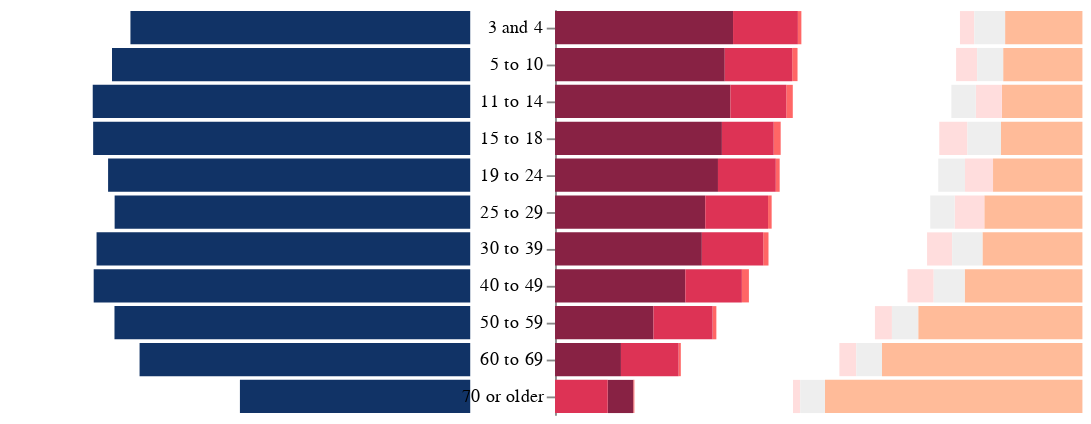

Write notebook code for a chart like this one.
### Markdown cell above
## age bars

### Code cell
base = alt.Chart(age_df).add_selection(
    select_year
).transform_filter(
    select_year
).properties(
    width=250, 
)

left2 = base.transform_filter(
    alt.datum.type=="access"
).encode(
    x=alt.X("value:Q",
            title=None,
            axis=None,
            scale=alt.Scale(domain=[0,100]),
            sort=alt.SortOrder("descending")),
    y=alt.Y("age:N", 
            title=None, 
            axis=None,
            sort=alt.EncodingSortField(field="order", order='ascending')),
    opacity=OpacityCondition2,
    color=alt.value("#136"),
    tooltip=tooltip_left,
).mark_bar().properties(
#     title="% having access to Internet at home"
).add_selection(
    select_bar2
)

middle2 = base.encode(
    y=alt.Y("age:N", 
            sort=alt.EncodingSortField(field="order", order='ascending'),
            axis=None),
    text=alt.Text("age:N")
).mark_text().properties(width=20)


right2_a = base.encode(
    x=alt.X("value:Q",
            scale=alt.Scale(domain=[0,60]),
            title=None,
            axis=None,
           ),
    y=alt.Y("age:N",
            title=None,
#             axis=None,
            sort=alt.EncodingSortField(field="order", order='ascending')),
    color=ColorCondition1,
    order=alt.Order("value", sort="descending"),
    opacity=OpacityCondition2,
    tooltip=tooltip_right,
).transform_filter(
    (alt.datum.type=="reasons") & (alt.datum.reason_type == 1)
# ).transform_filter(
#     select_reason
).mark_bar().properties(
#     title="% reasons for not going online at home",
    width=120
).add_selection(
    select_bar1
).add_selection(
    select_reason
)

right2_b = base.encode(
    x=alt.X("value:Q",
            scale=alt.Scale(domain=[0,60]),
            title=None,
            axis=None,
            sort=alt.SortOrder("descending")
           ),
    y=alt.Y("age:N",
            title=None,
            axis=None,
            sort=alt.EncodingSortField(field="order", order='ascending')),
    color=ColorCondition2,
    order=alt.Order("value", sort="descending"),
    opacity=OpacityCondition2,
    tooltip=tooltip_right,
).transform_filter(
    (alt.datum.type=="reasons") & (alt.datum.reason_type == 0)
# ).transform_filter(
#     select_reason
).mark_bar().properties(
#     title="% reasons for not going online at home",
    width=120
).add_selection(
    select_bar1
).add_selection(
    select_reason
)

alt.concat(
    left2, right2_a, right2_b, spacing=-5
).configure_axis(
    grid=False
).configure_view(
    strokeOpacity=0
)

### Figure 1 — Vega-Lite specification as saved in the notebook (floating-point values rounded to 4 significant figures; data arrays with more than 128 entries replaced by an {"elided": "..."} marker saying what was removed)
{"config": {"view": {"continuousWidth": 400, "continuousHeight": 300, "strokeOpacity": 0}, "axis": {"grid": false}}, "concat": [{"mark": "bar", "encoding": {"color": {"value": "#136"}, "opacity": {"condition": {"value": 1.0, "selection": "selector002"}, "value": 0.8}, "tooltip": [{"type": "quantitative", "field": "value", "title": "percent"}], "x": {"type": "quantitative", "axis": null, "field": "value", "scale": {"domain": [0, 100]}, "sort": "descending", "title": null}, "y": {"type": "nominal", "axis": null, "field": "age", "sort": {"field": "order", "order": "ascending"}, "title": null}}, "selection": {"select": {"type": "single", "fields": ["year"], "bind": {"input": "radio", "options": ["2010", "2015", "2017"], "name": "year: "}, "init": {"year": "2010"}}, "selector002": {"type": "single", "on": "mouseover", "fields": ["age"], "clear": "click"}}, "transform": [{"filter": {"selection": "select"}}, {"filter": "(datum.type === 'access')"}], "width": 250}, {"mark": "bar", "encoding": {"color": {"condition": {"type": "nominal", "field": "label", "legend": null, "scale": {"domain": ["Don’t need it (not interested)", "Can use it somewhere else", "Privacy or security concerns", "Too expensive", "No computer or computer inadequate", "Not available in area", "Other reasons"], "range": ["#fb9", "#fdd", "#eec", "#824", "#d35", "#f66", "#eee"]}, "sort": {"field": "value", "order": "ascending"}, "title": "reasons", "selection": "selector004"}, "value": "lightgrey"}, "opacity": {"condition": {"value": 1.0, "selection": "selector002"}, "value": 0.8}, "order": {"type": "quantitative", "field": "value", "sort": "descending"}, "tooltip": [{"type": "nominal", "field": "label", "title": "reason"}, {"type": "quantitative", "field": "value", "title": "percent"}], "x": {"type": "quantitative", "axis": null, "field": "value", "scale": {"domain": [0, 60]}, "title": null}, "y": {"type": "nominal", "field": "age", "sort": {"field": "order", "order": "ascending"}, "title": null}}, "selection": {"select": {"type": "single", "fields": ["year"], "bind": {"input": "radio", "options": ["2010", "2015", "2017"], "name": "year: "}, "init": {"year": "2010"}}, "selector001": {"type": "single", "on": "mouseover", "fields": ["income"], "clear": "click"}, "selector004": {"type": "single", "fields": ["label"], "bind": "legend"}}, "transform": [{"filter": {"selection": "select"}}, {"filter": "((datum.type === 'reasons') && (datum.reason_type === 1))"}], "width": 120}, {"mark": "bar", "encoding": {"color": {"condition": {"type": "nominal", "field": "label", "scale": {"domain": ["Don’t need it (not interested)", "Can use it somewhere else", "Privacy or security concerns", "Too expensive", "No computer or computer inadequate", "Not available in area", "Other reasons"], "range": ["#fb9", "#fdd", "#eec", "#824", "#d35", "#f66", "#eee"]}, "sort": {"field": "value", "order": "ascending"}, "title": "reasons", "selection": "selector004"}, "value": "lightgrey"}, "opacity": {"condition": {"value": 1.0, "selection": "selector002"}, "value": 0.8}, "order": {"type": "quantitative", "field": "value", "sort": "descending"}, "tooltip": [{"type": "nominal", "field": "label", "title": "reason"}, {"type": "quantitative", "field": "value", "title": "percent"}], "x": {"type": "quantitative", "axis": null, "field": "value", "scale": {"domain": [0, 60]}, "sort": "descending", "title": null}, "y": {"type": "nominal", "axis": null, "field": "age", "sort": {"field": "order", "order": "ascending"}, "title": null}}, "selection": {"select": {"type": "single", "fields": ["year"], "bind": {"input": "radio", "options": ["2010", "2015", "2017"], "name": "year: "}, "init": {"year": "2010"}}, "selector001": {"type": "single", "on": "mouseover", "fields": ["income"], "clear": "click"}, "selector004": {"type": "single", "fields": ["label"], "bind": "legend"}}, "transform": [{"filter": {"selection": "select"}}, {"filter": "((datum.type === 'reasons') && (datum.reason_type === 0))"}], "width": 120}], "data": {"name": "data-8a523f689ee2a05467d176141a584c47"}, "spacing": -5, "$schema": "https://vega.github.io/schema/vega-lite/v4.0.2.json", "datasets": {"data-8a523f689ee2a05467d176141a584c47": {"elided": "253 records"}}}
